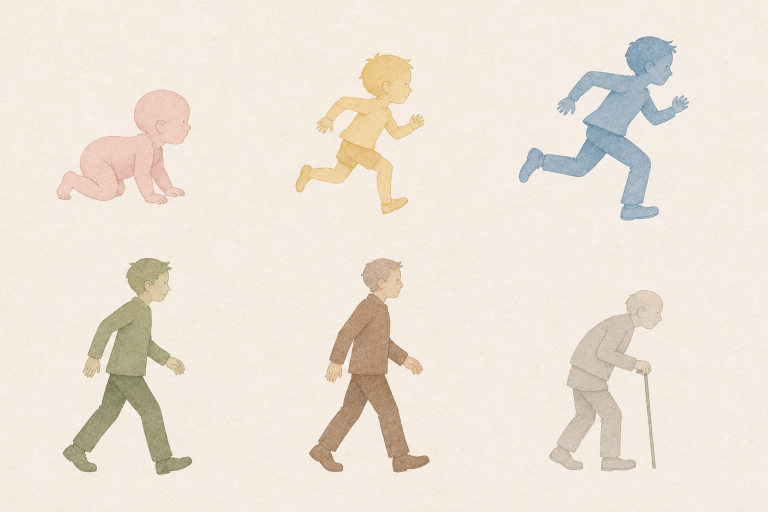
#> input picture outputs/life-stages-concept-refined.png, 1536 x 1024 px (shown at 1/2 size)
$ python refine_character_palette.py
#> lines starting #> are read from the running program, lines starting #| are printed output that depends on the picture
from pathlib import Path
import numpy as np
from PIL import Image

root = Path(__file__).parent
source = root / 'life-stages-concept-refined.png'
target = root / 'life-stages-concept-final.png'
image = Image.open(source).convert('RGB')
#> image is the input picture: PIL image 1536x1024 RGB; mean R, G, B 237.4, 228.2, 216.6
pixels = np.asarray(image, dtype=np.float32).copy()
height, width = pixels.shape[:2]
#> height = 1024; width = 1536
# Tone only the three lower-row characters; retain paper grain and soft edges.
for column, shift in enumerate(((-74, -59, -27), (-61, -53, -44), (-29, -17, 0))):
    left, right = round(column * width / 3), round((column + 1) * width / 3)
    region = pixels[round(height * .48):, left:right]
    luminance = region @ np.array([.2126, .7152, .0722])
    weight = np.clip((224 - luminance) / 49, 0, 1)
    weight = weight * weight * (3 - 2 * weight)
    region += weight[..., None] * np.array(shift)
#> this loop made 3 passes
#> pass 1, `region = pixels[round(height * .48):, left:right]`:
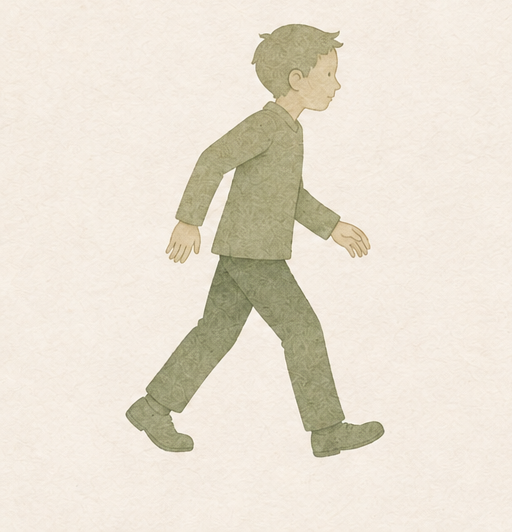
#> region: shape (532, 512, 3) float32; mean R, G, B 232.4, 224.6, 210.5
#> pass 1, `luminance = region @ np.array([.2126, .7152, .0722])`:
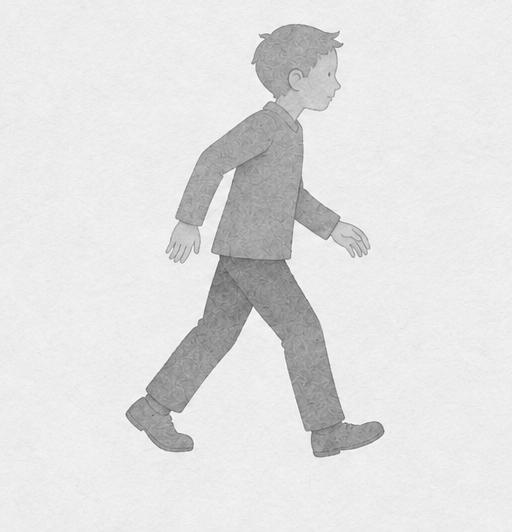
#> luminance: shape (532, 512) float64; min 85.47, max 252, mean 225.2
#> pass 1, `weight = np.clip((224 - luminance) / 49, 0, 1)`:
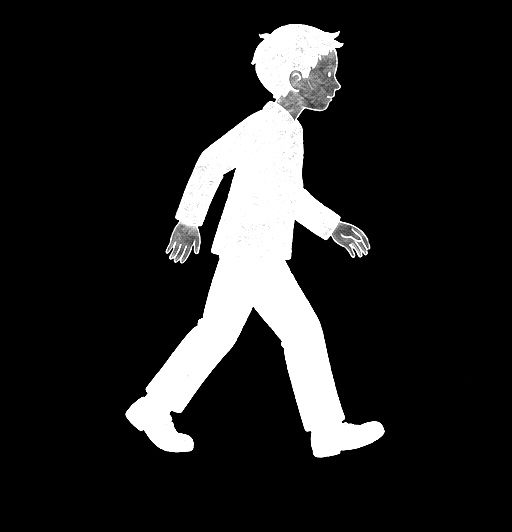
#> weight: shape (532, 512) float64; min 0, max 1, mean 0.144
#> after the loop:
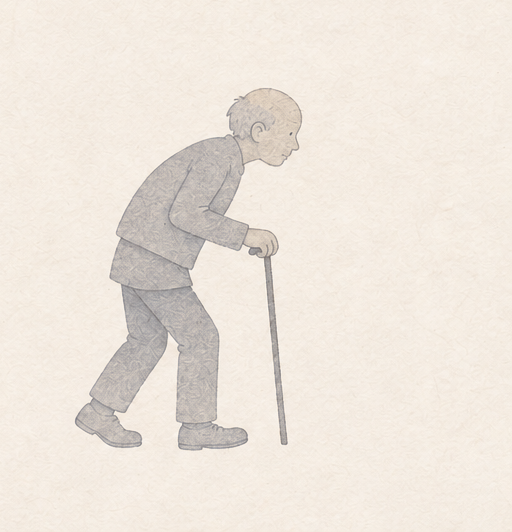
#> region: shape (532, 512, 3) float32; mean R, G, B 237.4, 229.3, 220.1
#> after the loop:
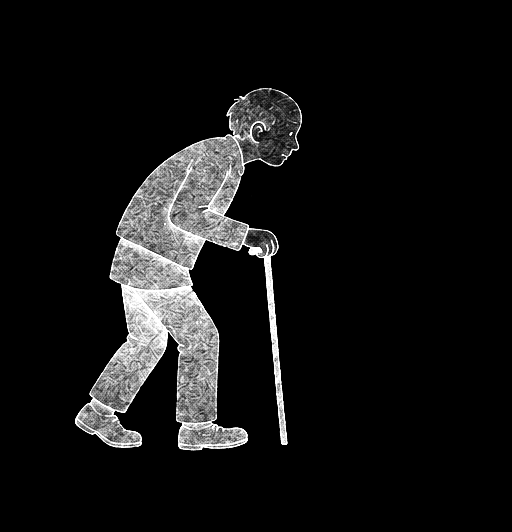
#> weight: shape (532, 512) float64; min 0, max 1, mean 0.0778
Image.fromarray(np.clip(pixels, 0, 255).astype(np.uint8)).save(target)
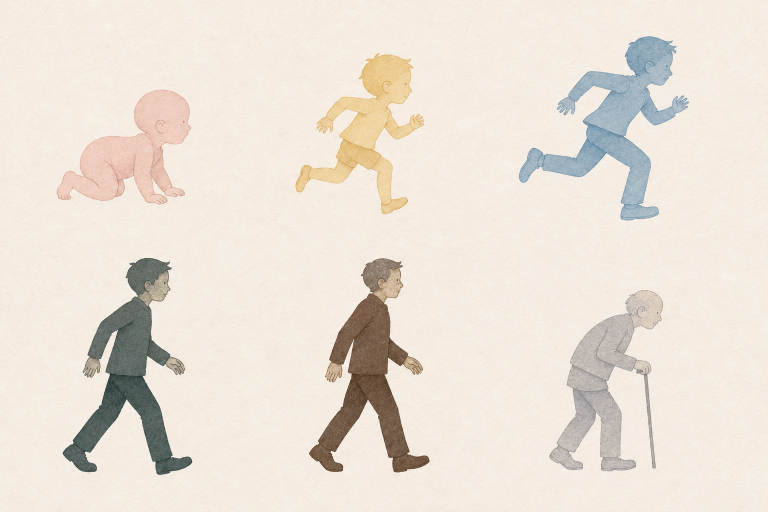
#> saved as life-stages-concept-final.png: PIL image 1536x1024 RGB (shown at 1/2 size); mean R, G, B 233.7, 225.2, 214.9
print(target)
